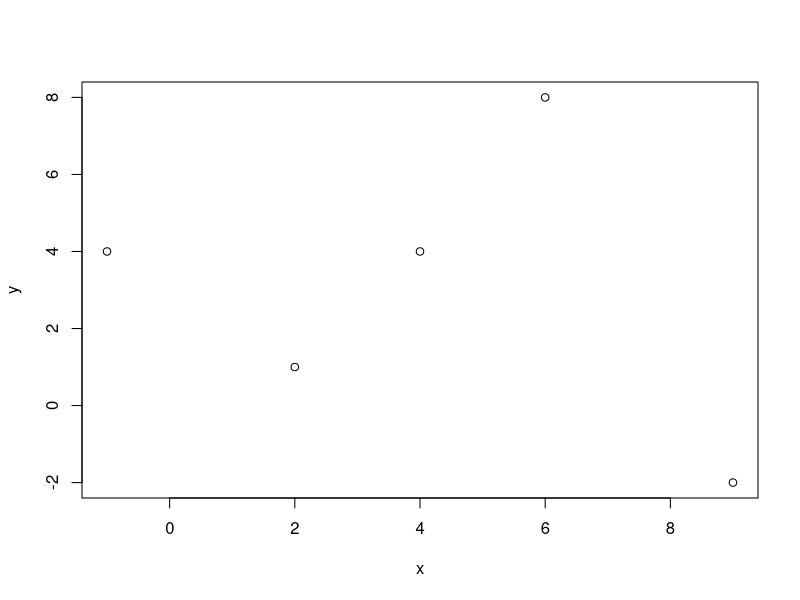
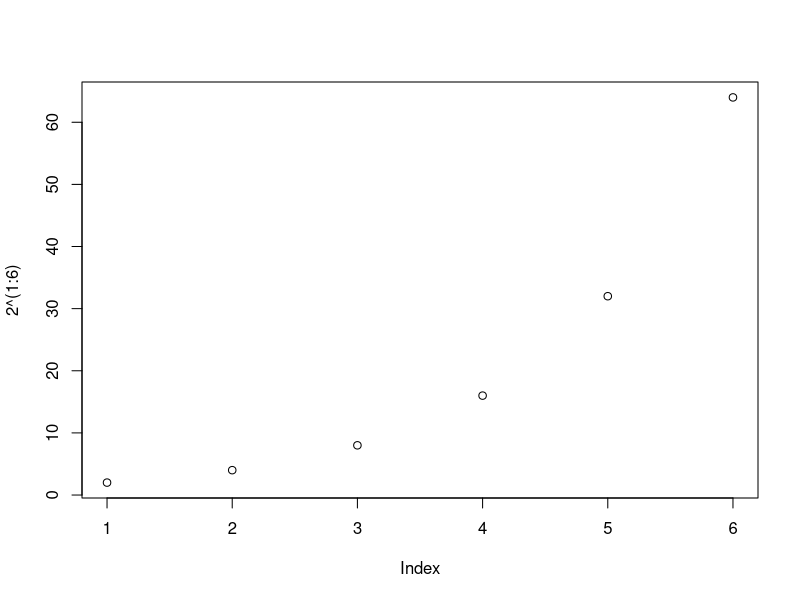
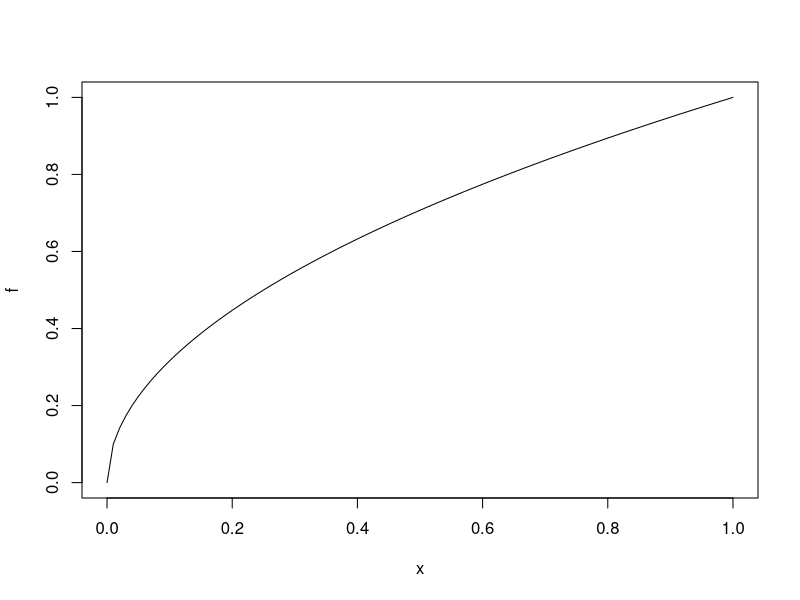
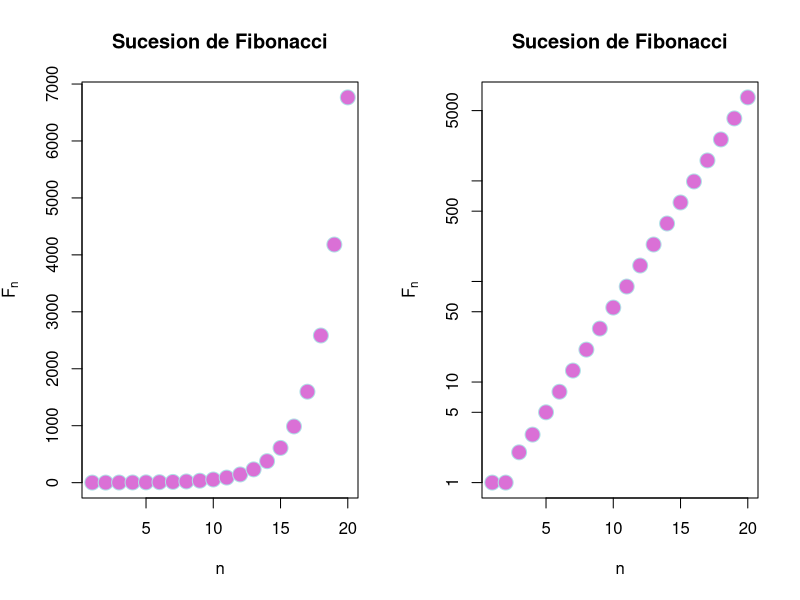
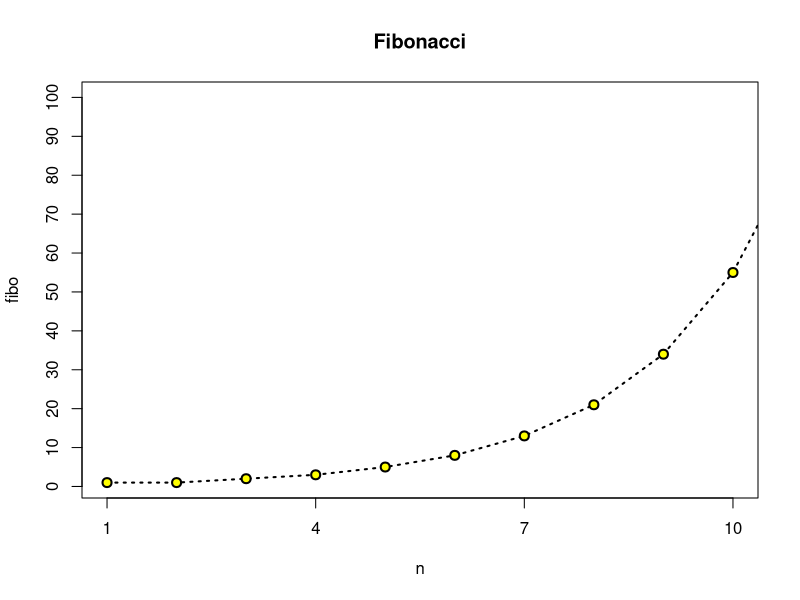
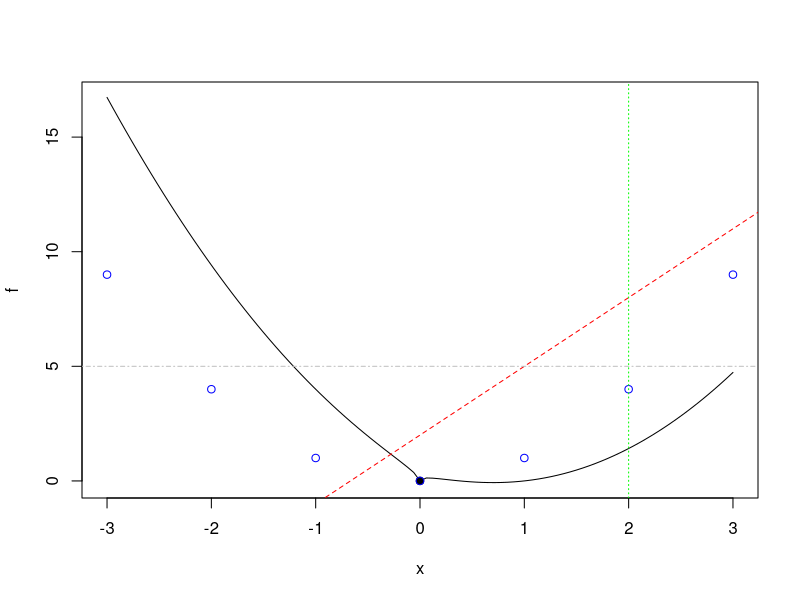
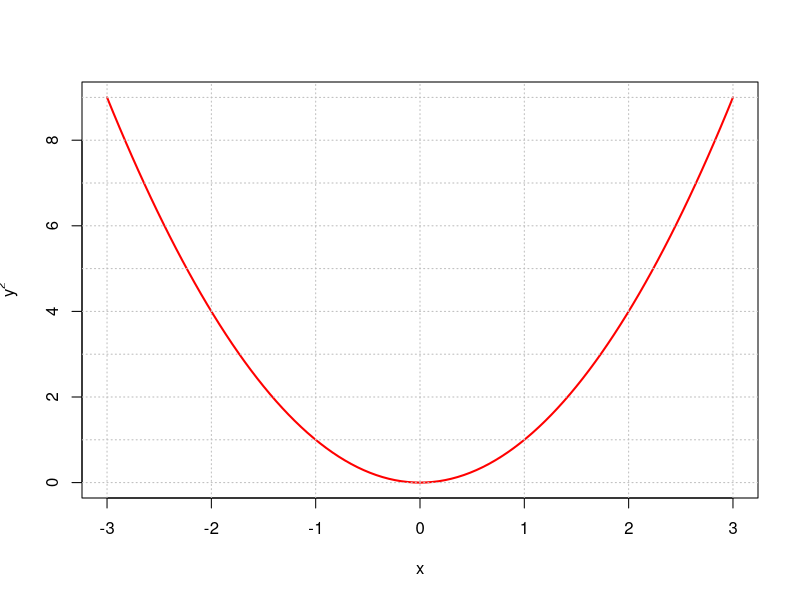
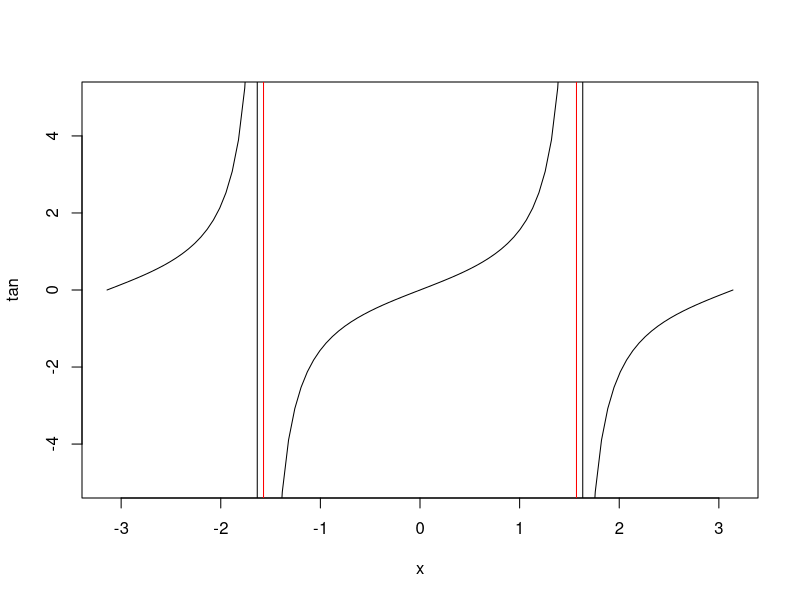

Here is the R script that generated these plots, in order:
## ---- chunk 1
x = c(2,6,4,9,-1)
y = c(1,8,4,-2,4)

plot(x,y)
## ---- chunk 2
plot(2^(1:6))
## ---- chunk 3
f = function(x){sqrt(x)}
plot(f)
## ---- chunk 4
n = 1:20
fibo = (1/sqrt(5))*((1+sqrt(5))/2)^n - (1/sqrt(5))*((1-sqrt(5))/2)^n
fibo
par(mfrow = c(1,2))
plot(fibo, xlab="n", ylab = expression(F[n]),
     main = "Sucesion de Fibonacci", pch = 21, cex = 2, #Con el pch21, en col se elige color de borde, bg relleno
     col = "powderblue", bg = "orchid")
plot(fibo, xlab="n", ylab = expression(F[n]),
     main = "Sucesion de Fibonacci", pch = 21, cex = 2, 
     col = "powderblue", bg = "orchid", log = "y")
par(mfrow = c(1,1))
## ---- chunk 5
plot(n, fibo, pch = 21, bg = "yellow", cex = 1.2,
     main = "Fibonacci",
     type = "o", lty = "dotted", lwd = 2, 
     xlim = c(1,10),
     ylim = c(1,100),
     xaxp = c(1,10,3), yaxp = c(0,100,10))
## ---- chunk 6
f = function(x){
  x^2 -2*x +sqrt(abs(x))
}
plot(f, xlim = c(-3,3))
points(0,0, pch = 19)
points(-3:3,(-3:3)^2, col = "blue")
abline(2,3, lty = "dashed", col = "red")
abline(v = 2, lty = "dotted", col = "green")
abline(h = 5, lty = "dotdash", col ="gray")
## ---- chunk 7
f = function(x){x^2}
plot(f, xlim = c(-3,3), col="red", lwd = 2,
     ylab = expression(y^2), xlab = "x")
abline(h = 0:9, v = -3:3, lty = "dotted", col = "grey")
## ---- chunk 8
plot(tan, xlim = c(-pi, pi), ylim = c(-5,5))
abline(v = c(-pi/2, pi/2), col = "red")
## ---- chunk 9
plot(0,0)
text(0,0, labels = "debajo", pos = 1)
text(0,0, labels = "izquierda", pos = 2)
text(0,0, labels = "arriba", pos = 3)
text(0,0, labels = "derecha", pos = 4)
points(0,1)
text(0,1, labels = "centro")
## ---- chunk 10
f = function(x){x^2}
plot(f, xlim = c(-3,3), ylim = c(-10,10))
lines(-3:3, f(-3:3), col = "red")
points(-3:3, f(-3:3), pch = 19)
curve(x^3, lty = "dashed", col = "blue", add = TRUE)
curve(x^4, lty = "dotted", col = "orangered", add = TRUE)
## ---- chunk 11
f = function(x){x^2}
plot(f, xlim = c(-3,3), ylim = c(-10,10))
lines(-3:3, f(-3:3), col = "red")
points(-3:3, f(-3:3), pch = 19)
curve(x^3, lty = "dashed", col = "blue", add = TRUE)
curve(x^4, lty = "dotted", col = "orangered", add = TRUE)
legend("bottomright", 
       legend = c(expression(x^2), expression(x^3), expression(x^4)), 
       col = c("red", "blue", "orangered"), 
       lwd = 2, 
       lty = c("solid", "dashed", "dotted")
       )
## ---- chunk 12
x = c(5*(1:10))
plot(x, c(exp(-x)+(-1)^x*x/2*sin(x)^2), xlab = "", ylab = "",
     main = "Grafico con varios elementos")
segments(10,0,40,0, col = "red", lwd = 4)
arrows(10,0,40,-10, col = "blue", length = 0.5, angle = 5, code = 3)
symbols(40,0, stars = cbind(1,.5,1,.5,1,.5,1,.5,1,.5), add = TRUE, lwd = 3, inches = 0.5)
symbols(40,0, stars = cbind(1,.5,1,.5,1,.5,1,.5,1,.5), add = TRUE, lwd = 3)
polygon(c(20,30,40), c(10,-10,10), col = "gold", density = 3, angle = 90, lty = 4, lwd = 5)

